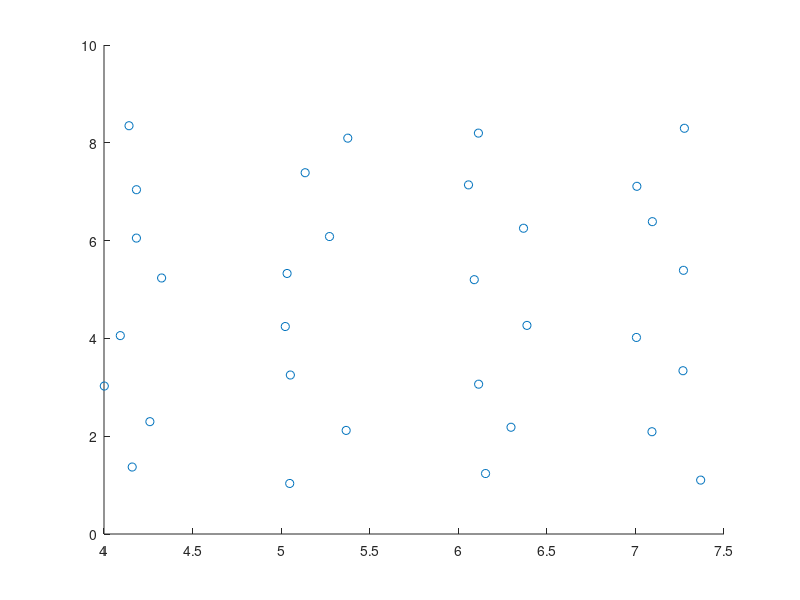
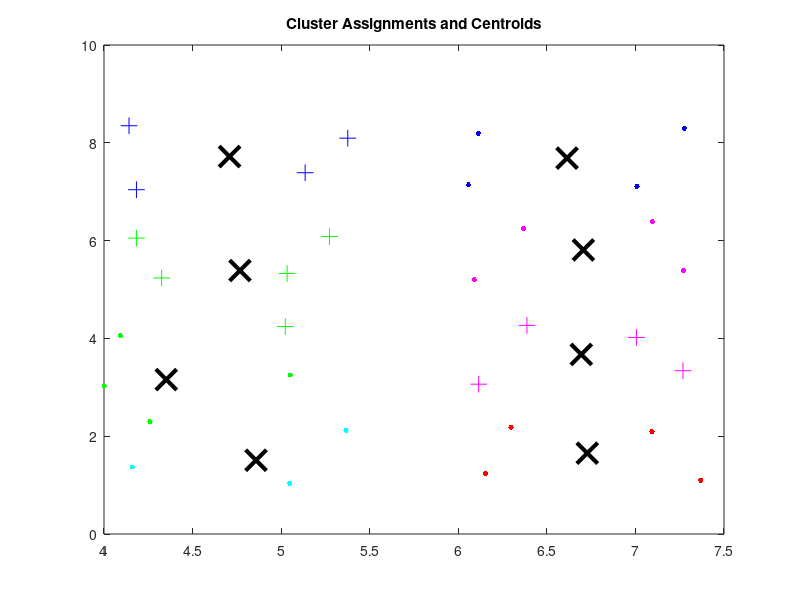

Recreate these plots in MATLAB, in order. (Note: this script raises an error after producing the figures.)
[X,Y] = meshgrid(4:1:7,1:1:8)

X = X(:) + .4*rand(length(X(:)),1);
Y = Y(:) + .4*rand(length(X(:)),1);

figure; scatter(X,Y)

Z = [X,Y]; 

%%
k = 8;
opts = statset('Display','final');
[idx,C] = kmeans(Z,k,'Distance','sqeuclidean',...
    'Replicates',5,'Options',opts);


%%
figure;
styles = {'b.','g.','r.','c.','m.','m+','b+','g+'};
for i_cluster = 1:k
    plot(Z(idx==i_cluster,1),Z(idx==i_cluster,2),styles{i_cluster},'MarkerSize',12)
    hold on
end
plot(C(:,1),C(:,2),'kx',...
     'MarkerSize',15,'LineWidth',3) 
title 'Cluster Assignments and Centroids'
hold off


%%
%try with kory's equal groups

labels = cluster_equal_groups(Z, 4)
figure;
gscatter(Z(:,1),Z(:,2),labels);
